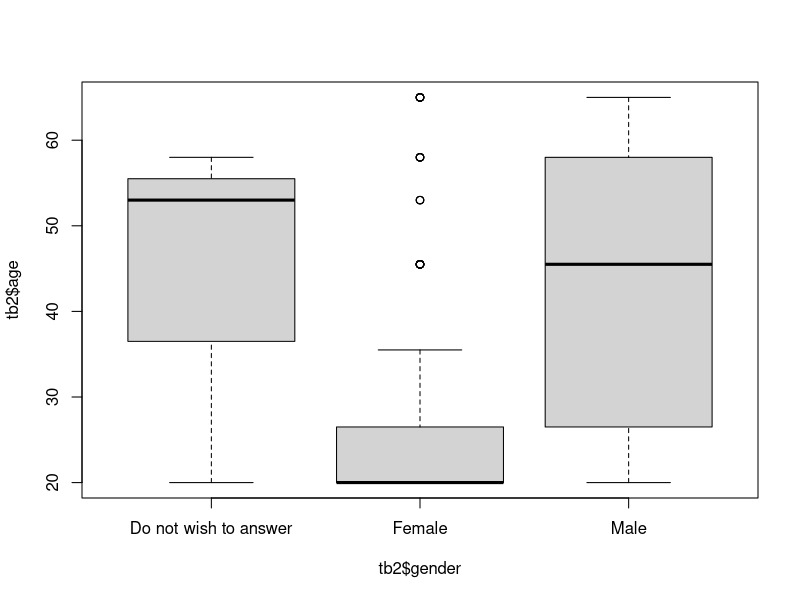
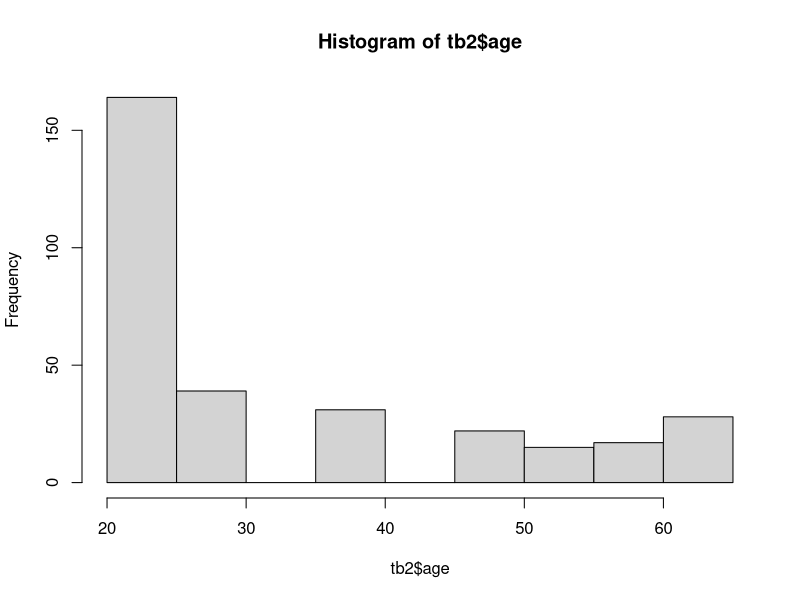
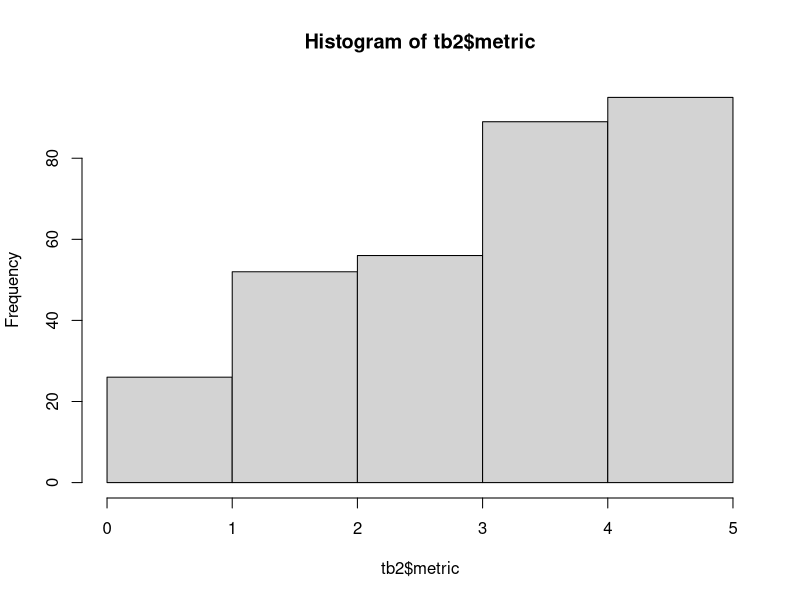
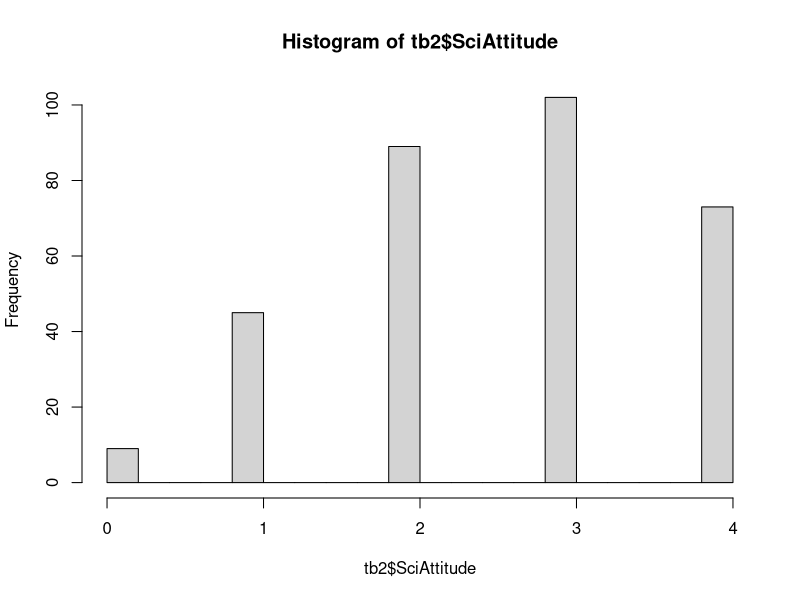
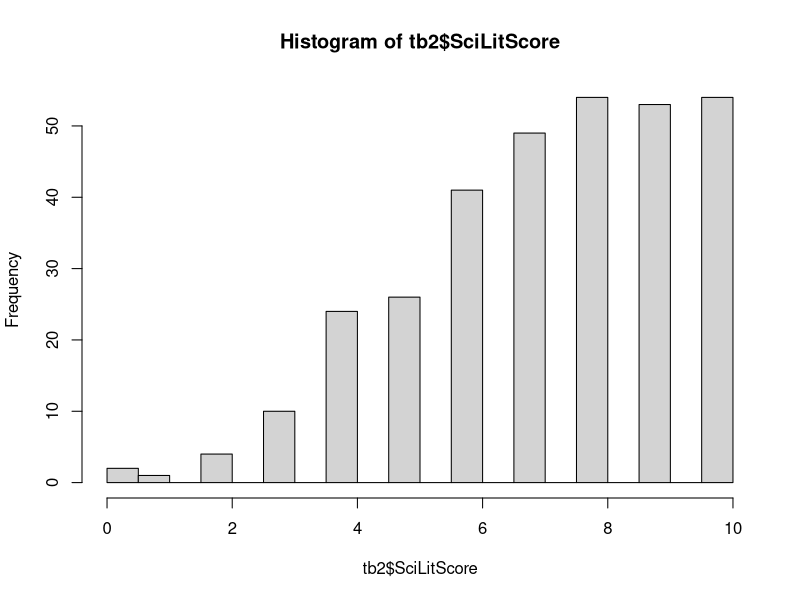

These charts were generated, in order, by the following R code:
## ---- chunk 1
list.files()
## ---- chunk 2
# colClass specify that all columns will be treated as characters for now. 
tb.ori = read.csv("metric_survey_data.csv", colClass=rep("character", 24))
?str
str(tb.ori); 
tb.ori$Timestamp

tb = tb.ori  #make a copy because we will modify the table. 

## ---- chunk 3
names(tb.ori)
?names
#rename the columns with shortter names for convenience 
names(tb) = c("time","gender", "age", "degree", "country", "light", "shaq", "fossil", "kilo", "mm", 
        "food","inseam", "weather","electronCharge","earlyHuman", 
        "laser", "continents", "antibiotics", "electronSize","earthCenter",
        "religiousView","dailyLife","SciOnLife", "SciEffect")
str(tb)

## ---- chunk 4
cbind (names(tb), substr(names(tb.ori), 1, 30))
?cbind
## ---- chunk 5
#indexing features of R
tb[1:5, 2:3]
tb$age #what does mean? 
#tb$age[?] #try for 5th row in age

#correct some input errors
# If there is no input of 'age'
tb$age[is.na(tb$age)] = 'Do not wish to answer'
table(tb$age)
?table
# If there is no input of 'age'

tb$degree [is.na(tb$degree)] = 'Do not wish to answer'
table(tb$degree)

tb$gender[tb$gender=='']='Do not wish to answer'
table(tb$gender)

## ---- chunk 6
# dealing with missing values, add 'NA' to empty answers
# nested for-loops
for( i in 1:length(tb[, 1])) {  #outter for-loop, i for row, from 1 to the last row
  for( j in 5:length(tb[1, ])) {  #inner for-loop, j for column, from 5th to the last column
    # print( paste("i=", i, "j=", j) )
  }
}

#if there is empty cell, we assign a missing value 'NA' there
for( i in 1:length(tb[, 1])) {  #outter for-loop 
  for( j in 5:length(tb[1, ])) {  #inner for-loop
    if ( is.na(tb[i, j]) ) {
      # do nothing
    } else if (tb[i,j]=='') {
      tb[i,j] = NA
    } 
  }
}

## ---- chunk 7
##### create a second table, convert character values to numerical values
tb2 = tb[ ,c(2,4,5)]  #this is the score table, empty space before comma indicate every row
head(tb2)

#calculate the average age for each category
?grep #This is not GRE prep. This is pattern match. 
# grep(pattern, x, ignore.case = FALSE, perl = FALSE, value = FALSE,
#     fixed = FALSE, useBytes = FALSE, invert = FALSE)

tb2$age = NA
tb2$age[grep("18-22", tb$age)] = 18/2 + 22/2
tb2$age[grep("23-30", tb$age)] = 23/2 + 30/2
tb2$age[grep("31-40", tb$age)] = 31/2 + 40/2
tb2$age[grep("41-50", tb$age)] = 41/2 + 50/2
tb2$age[grep("51-55", tb$age)] = 51/2 + 55/2
tb2$age[grep("56-60", tb$age)] = 56/2 + 60/2
#> grep("56-60", tb$age)
# [1]   6  12  84  88 104 112 129 130 131 132 133 156 162 163 185 216 219

tb2$age[grep("More than 60 years", tb$age)] = 65
## ---- chunk 8
table(tb$age) #table is a very useful function (command) for tabulation
table(tb2$age)
summary(tb2$age)
## ---- chunk 9
table(tb2$age, tb2$gender)
boxplot( tb2$age ~ tb2$gender)

#histogram of age
hist(tb2$age)

## ---- chunk 10
table( tb$country )  #All the inputed 'countries'
tb2$country = 0  #for non-USA countries
tb2$country[tb$country=='United States'] = 1
table( tb2$country )

#have a look at some entries
head(tb2)

#double-check the columns
names(tb2)
## ---- chunk 11
### Here are the columns for the 3 categories
metrics = c("shaq", "kilo", "mm", "inseam", "weather")
sciLiteracy = c("light", "fossil", "food", "electronCharge", 
                "earlyHuman", "laser", "continents", "antibiotics",
                "electronSize", "earthCenter")
sciAttitude = c("religiousView", "dailyLife", "SciOnLife", "SciEffect")
## ---- chunk 12

tb2$shaq = 0
tb2$shaq[ tb$shaq=='Yes' ] = 1
tb2$shaq[ tb$shaq=='No' ] = 0
table(tb2$shaq)

tb2$kilo = 0
tb2$kilo[ tb$kilo=='1000 x' ] = 1
table(tb2$kilo)

tb2$mm=0
tb2$mm[ tb$mm==0.145 ] = 1
table(tb2$mm)
table(tb$mm)

tb2$inseam = 0
tb2$inseam[tb$inseam=="This person is short"] = 1
tb2$inseam[tb$inseam=="This person is tall"] = 0
table(tb2$inseam)

tb2$weather = 0
tb2$weather[tb$weather=="A Short sleeve shirt"] = 1
#tb2$weather[tb$weather=="A winter coat"] = 0
#tb2$weather[tb$weather=="A light jacket"] = 0
table(tb$weather)
table(tb2$weather)


## ---- chunk 13
# metrics = c("shaq", "kilo", "mm", "inseam", "weather")
#metric total score
tb2$metric = apply( tb2[, metrics], MARGIN=1, FUN=sum )
hist(tb2$metric, br=4)
## ---- chunk 14

#sciAttitude = c("religiousView", "dailyLife", "SciOnLife", "SciEffect")
# "My religious views are more important than scientific views
tb2$religiousView = 0
tb2$religiousView[grep("No", tb$religiousView)] = 1
tb2$religiousView[grep("Yes", tb$religiousView)] = 0
table(tb2$religiousView)
table(tb$religiousView)

# "For me, in my daily life, it is not important to know about science"
tb2$dailyLife = 0
tb2$dailyLife[ tb$dailyLife=='TRUE' ] = 0
tb2$dailyLife[ tb$dailyLife=='FALSE' ] = 1
table(tb2$dailyLife)

# "Science and technology are making our lives healthiers, easiers and more comfortable."
tb2$SciOnLife = 0
tb2$SciOnLife[ tb$SciOnLife=='TRUE' ] = 1
tb2$SciOnLife[ tb$SciOnLife=='FALSE' ] = 0
table(tb2$SciOnLife)

# "The benefits of sciences are greaters than any harmful effects that it may have."
tb2$SciEffect = 0
tb2$SciEffect[ tb$SciEffect=='TRUE' ] = 1
tb2$SciEffect[ tb$SciEffect=='FALSE' ] = 0
table( tb2$SciEffect )

#sciAttitude = c("religiousView", "dailyLife", "SciOnLife", "SciEffect")
#Attitude total score
tb2$SciAttitude = apply( tb2[, sciAttitude], MARGIN=1, FUN=sum)
hist(tb2$SciAttitude, br=20)
## ---- chunk 15
#sciLiteracy = c("light", "fossil", "food", "electronCharge", 
#                "earlyHuman", "laser", "continents", "antibiotics", "electronSize", "earthCenter")
tb2$light = 0
tb2$light[ tb$light=='TRUE' ] =1
tb2$light[ tb$light=='Wrong' ] =0
table(tb$light)
table(tb2$light)

tb2$fossil = 0
tb2$fossil[ tb$fossil=='6 million and 5 years old' ] = 0
tb2$fossil[grep('Still', tb$fossil)] = 1;
table(tb$fossil)
table(tb2$fossil)

tb2$food = 0
tb2$food[ tb$food=='Dis-agree' ] = 1
tb2$food[grep('Agree', tb$food)] = 0; 
table(tb$food)
table(tb2$food)

tb2$electronCharge = 0
tb2$electronCharge[grep('Positive', tb$electronCharge)] = 1; 
table(tb$electronCharge)
table(tb2$electronCharge)

tb2$earlyHuman = 0
tb2$earlyHuman[grep('TRUE', tb$earlyHuman)] = 0; 
tb2$earlyHuman[grep('FALSE', tb$earlyHuman)] = 1; 
table(tb$earlyHuman)
table(tb2$earlyHuman)

tb2$earlyHuman = 0
tb2$earlyHuman[grep('TRUE', tb$earlyHuman)] = 0; 
tb2$earlyHuman[grep('FALSE', tb$earlyHuman)] = 1; 
table(tb$earlyHuman)
table(tb2$earlyHuman)

tb2$laser = 0
tb2$laser[grep('TRUE', tb$laser)] = 0; 
tb2$laser[grep('FALSE', tb$laser)] = 1; 
table(tb$laser)
table(tb2$laser)

tb2$continents = 0
tb2$continents[grep('TRUE', tb$continents)] = 1; 
tb2$continents[grep('FALSE', tb$continents)] = 0; 
table(tb$continents)
table(tb2$continents)

tb2$antibiotics = 0
tb2$antibiotics[grep('TRUE', tb$antibiotics)] = 0; 
tb2$antibiotics[grep('FALSE', tb$antibiotics)] = 1; 
table(tb$antibiotics)
table(tb2$antibiotics)

tb2$electronSize = 0
tb2$electronSize[grep('True', tb$electronSize)] = 1; 
tb2$electronSize[grep('FALSE', tb$electronSize)] = 0; 
table(tb$electronSize)
table(tb2$electronSize)

tb2$earthCenter = 0
tb2$earthCenter[grep('TRUE', tb$earthCenter)] = 1; 
tb2$earthCenter[grep('FALSE', tb$earthCenter)] = 0; 
table(tb$earthCenter)
table(tb2$earthCenter)

#sciLiteracy = c("light", "fossil", "food", "electronCharge", 
#                "earlyHuman", "laser", "continents", "antibiotics", "electronSize", "earthCenter")

tb2$SciLitScore = apply( tb2[, sciLiteracy], MARGIN=1, FUN=sum ) #by row
hist(tb2$SciLitScore, br=20)
## ---- chunk 16
str(tb2)
## ---- chunk 17
tb3 = tb2[, c("gender", "age", "country", "degree", "metric", "SciAttitude", "SciLitScore")]
head(tb3)
write.csv(tb3, file = "metric-attitude-literacy.csv", row.names = FALSE, quote=TRUE)
